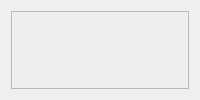
        <widget class="QWidget" name="pg_select">
         <layout class="QGridLayout" name="gridLayout_3">
          <item row="0" column="0">
           <widget class="QFrame" name="frame_4">
            <property name="styleSheet">
             <string notr="true">background-color: rgb(238, 238, 238);
</string>
            </property>
            <property name="frameShape">
             <enum>QFrame::StyledPanel</enum>
            </property>
            <property name="frameShadow">
             <enum>QFrame::Raised</enum>
            </property>
            <widget class="QLabel" name="label_2">
             <property name="geometry">
              <rect>
               <x>290</x>
               <y>50</y>
               <width>561</width>
               <height>21</height>
              </rect>
             </property>
             <property name="font">
              <font>
               <family>Reem Kufi</family>
               <pointsize>18</pointsize>
              </font>
             </property>
             <property name="text">
              <string>SGI - SISTEMA INTEGRADO DE NOTIFICAÇÕES</string>
             </property>
             <property name="alignment">
              <set>Qt::AlignCenter</set>
             </property>
            </widget>
            <widget class="QFrame" name="frame_5">
             <property name="geometry">
              <rect>
               <x>220</x>
               <y>150</y>
               <width>661</width>
               <height>80</height>
              </rect>
             </property>
             <property name="styleSheet">
              <string notr="true">border-radius:20px;
border-width: 2px;
border-color: blue;
padding: 6px;
background-color: rgb(255, 255, 255);</string>
             </property>
             <property name="frameShape">
              <enum>QFrame::StyledPanel</enum>
             </property>
             <property name="frameShadow">
              <enum>QFrame::Raised</enum>
             </property>
             <widget class="QWidget" name="layoutWidget">
              <property name="geometry">
               <rect>
                <x>150</x>
                <y>20</y>
                <width>382</width>
                <height>42</height>
               </rect>
              </property>
              <layout class="QHBoxLayout" name="horizontalLayout">
               <item>
                <widget class="QLabel" name="label_102">
                 <property name="font">
                  <font>
                   <family>Reem Kufi</family>
                  </font>
                 </property>
                 <property name="styleSheet">
                  <string notr="true">color:rgb(0,0,0);</string>
                 </property>
                 <property name="text">
                  <string>NOTIFICAÇÃO DE EVENTO ADVERSO</string>
                 </property>
                 <property name="alignment">
                  <set>Qt::AlignCenter</set>
                 </property>
                </widget>
               </item>
               <item>
                <spacer name="horizontalSpacer">
                 <property name="orientation">
                  <enum>Qt::Horizontal</enum>
                 </property>
                 <property name="sizeHint" stdset="0">
                  <size>
                   <width>40</width>
                   <height>20</height>
                  </size>
                 </property>
                </spacer>
               </item>
               <item>
                <widget class="QPushButton" name="btn_fne">
                 <property name="enabled">
                  <bool>false</bool>
                 </property>
                 <property name="minimumSize">
                  <size>
                   <width>100</width>
                   <height>40</height>
                  </size>
                 </property>
                 <property name="styleSheet">
                  <string notr="true">QPushButton#btn_fne{
	background-color: qlineargradient(spread:pad, x1:0, y1:0.505682, x2:1, y2:0.477, stop:0 rgba(11, 131, 120, 219), stop:1 rgba(85, 98, 112, 226));
	color:rgba(255, 255, 255, 210);
	border-radius: 5px;
}
QPushButton#btn_fne:hover{
	background-color: qlineargradient(spread:pad, x1:0, y1:0.505682,x2:1,y2:0.477, stop:0 rgba(150, 123, 111, 219), stop:1 rgba(85, 81, 84, 226));
}
QPushButton#btn_fne:pressed{
	padding-left:5px;
	padding -top:5px;
	background-color:rgba(150, 123, 111, 255);
}
</string>
                 </property>
                 <property name="text">
                  <string>FNEA</string>
                 </property>
                </widget>
               </item>
              </layout>
             </widget>
            </widget>
            <widget class="QFrame" name="frame_6">
             <property name="geometry">
              <rect>
               <x>220</x>
               <y>240</y>
               <width>661</width>
               <height>80</height>
              </rect>
             </property>
             <property name="styleSheet">
              <string notr="true">border-width: 2px;
border-radius: 20px;
border-color: blue;
padding: 6px;
background-color: rgb(255, 255, 255);</string>
             </property>
             <property name="frameShape">
              <enum>QFrame::StyledPanel</enum>
             </property>
             <property name="frameShadow">
              <enum>QFrame::Raised</enum>
             </property>
             <widget class="QWidget" name="layoutWidget">
              <property name="geometry">
               <rect>
                <x>150</x>
                <y>20</y>
                <width>381</width>
                <height>42</height>
               </rect>
              </property>
              <layout class="QHBoxLayout" name="horizontalLayout_2">
               <item>
                <widget class="QLabel" name="label_110">
                 <property name="font">
                  <font>
                   <family>Reem Kufi</family>
                  </font>
                 </property>
                 <property name="styleSheet">
                  <string notr="true">color:rgb(0,0,0);</string>
                 </property>
                 <property name="text">
                  <string>NOTIFICAÇÃO NÃO CONFORMIDADE</string>
                 </property>
                 <property name="alignment">
                  <set>Qt::AlignCenter</set>
                 </property>
                </widget>
               </item>
               <item>
                <spacer name="horizontalSpacer_2">
                 <property name="orientation">
                  <enum>Qt::Horizontal</enum>
                 </property>
                 <property name="sizeHint" stdset="0">
                  <size>
                   <width>40</width>
                   <height>20</height>
                  </size>
                 </property>
                </spacer>
               </item>
               <item>
                <widget class="QPushButton" name="btn_rnc">
                 <property name="minimumSize">
                  <size>
                   <width>100</width>
                   <height>40</height>
                  </size>
                 </property>
                 <property name="styleSheet">
                  <string notr="true">QPushButton#btn_rnc{
	background-color: qlineargradient(spread:pad, x1:0, y1:0.505682, x2:1, y2:0.477, stop:0 rgba(11, 131, 120, 219), stop:1 rgba(85, 98, 112, 226));
	color:rgba(255, 255, 255, 210);
	border-radius: 5px;
}
QPushButton#btn_rnc:hover{
	background-color: qlineargradient(spread:pad, x1:0, y1:0.505682,x2:1,y2:0.477, stop:0 rgba(150, 123, 111, 219), stop:1 rgba(85, 81, 84, 226));
}
QPushButton#btn_rnc:pressed{
	padding-left:5px;
	padding -top:5px;
	background-color:rgba(150, 123, 111, 255);
}
</string>
                 </property>
                 <property name="text">
                  <string>RNC</string>
                 </property>
                </widget>
               </item>
              </layout>
             </widget>
            </widget>
            <widget class="QWidget" name="layoutWidget">
             <property name="geometry">
              <rect>
               <x>350</x>
               <y>106</y>
               <width>438</width>
               <height>33</height>
              </rect>
             </property>
             <layout class="QHBoxLayout" name="horizontalLayout_3">
              <item>
               <widget class="QLabel" name="logado">
                <property name="minimumSize">
                 <size>
                  <width>130</width>
                  <height>30</height>
                 </size>
                </property>
                <property name="maximumSize">
                 <size>
                  <width>130</width>
                  <height>30</height>
                 </size>
                </property>
                <property name="font">
                 <font>
                  <family>Reem Kufi</family>
                 </font>
                </property>
                <property name="styleSheet">
                 <string notr="true">background-color: rgb(202, 202, 202);</string>
                </property>
                <property name="text">
                 <string/>
                </property>
                <property name="alignment">
                 <set>Qt::AlignCenter</set>
                </property>
               </widget>
              </item>
              <item>
               <widget class="QLabel" name="label_118">
                <property name="font">
                 <font>
                  <family>Reem Kufi</family>
                  <pointsize>10</pointsize>
                 </font>
                </property>
                <property name="styleSheet">
                 <string notr="true">color:rgb(0,0,0);
border-color: rgb(255, 255, 0);</string>
                </property>
                <property name="text">
                 <string>SELECIONE A NOTIFICAÇÃO DESEJADA</string>
                </property>
                <property name="alignment">
                 <set>Qt::AlignCenter</set>
                </property>
               </widget>
              </item>
             </layout>
            </widget>
           </widget>
          </item>
         </layout>
        </widget>
